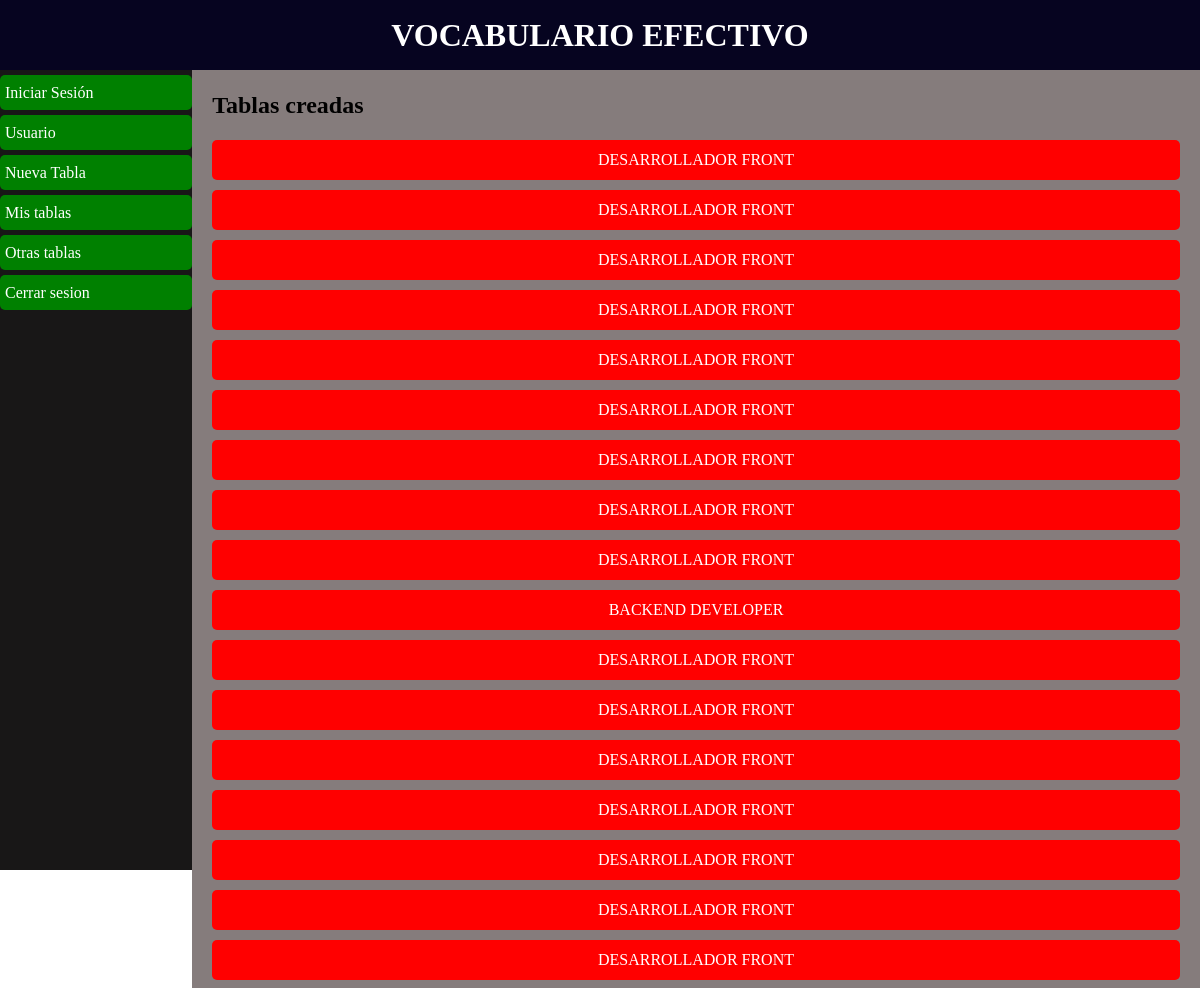
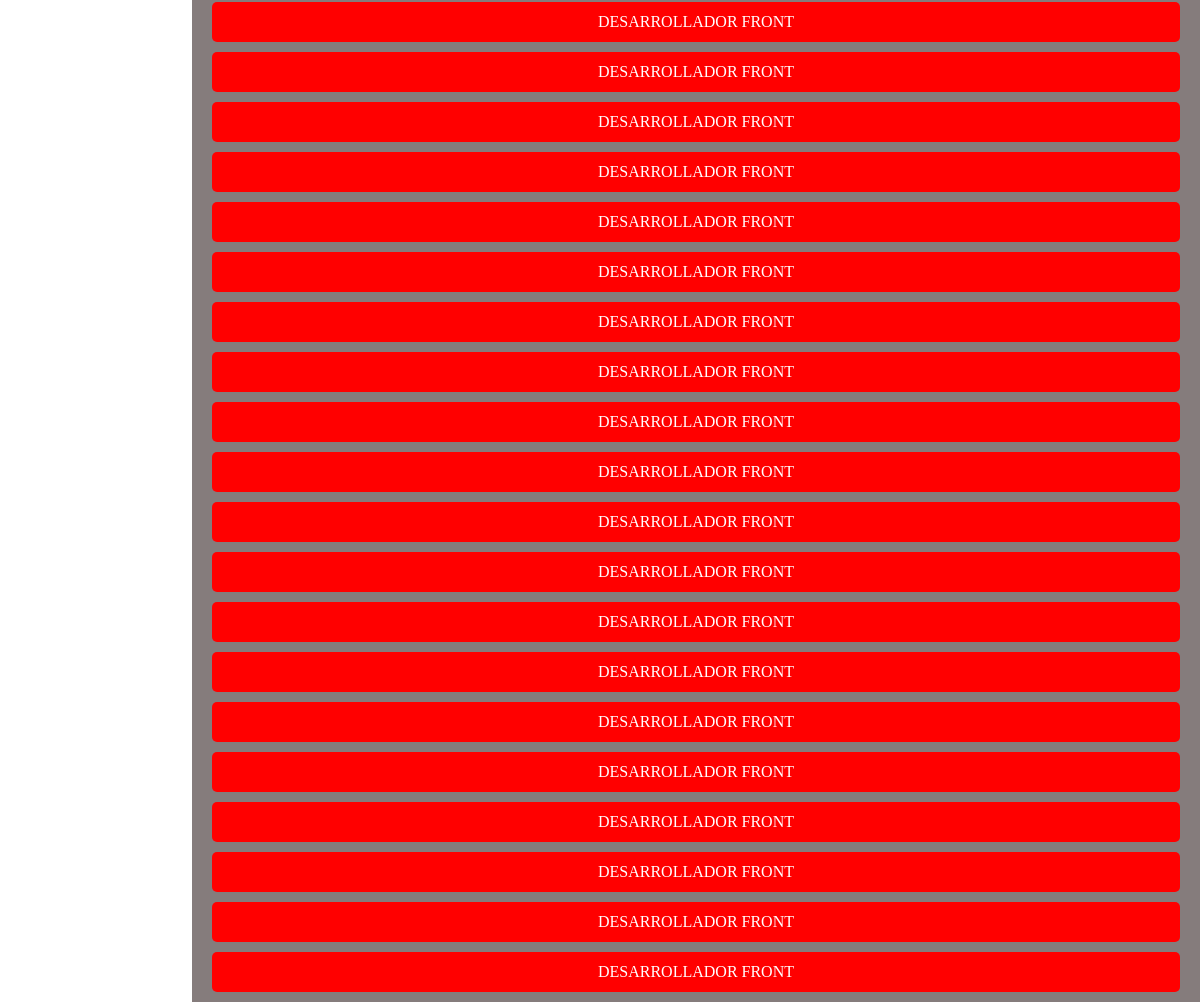
The page /coleccion-tablas/ (signed in) on the database its author committed (2 pictures, top to bottom).
### tables/models.py (models this page shows)
class Table(models.Model) :
    id = models.AutoField(primary_key=True)
    user = models.ForeignKey(User, on_delete = models.CASCADE)
    title = models.CharField(max_length = 255)
    link = models.CharField(max_length = 255, null = True, blank = True)
    pdf_doc = models.FileField(null = True, blank = True, upload_to='pdf')

### tables/views.py (the view)
# urls.py: path('coleccion-tablas/', views.TableCollectionView.as_view(), name = 'table_collection'),
class TableCollectionView(ListView) :
    template_name = 'table_collection/table_collection.html'
    context_object_name = 'tables'
    def get_queryset(self, *args, **kwargs) :
        return Table.objects.filter(user_id = self.request.user.id)

### tables/templates/table_collection/table_collection.html
{% extends 'layouts/layout.html' %}
{% block main_content %}
    <h2>Tablas creadas</h2>
    <ul class="table-collection">
        {% for table in tables %}
            <li><a href="{% url 'word_list' table_id=table.id  title=table.title %}">{{table.title|upper}}</a></li>
        {% endfor %}
    </ul>
{% endblock %}

### mainapp/static/css/styles.css (style rules this page uses)
* { margin: 0; padding: 0; }

### tables/static/css/styles-app-tables.css (style rules this page uses)
ul.table-collection li { height: 40px; line-height: 40px; text-align: center; background-color: red; border-radius: 5px; list-style: none; }
ul.table-collection li { margin-bottom: 10px; }
ul.table-collection li a { color: white; text-decoration: none; }

### rows shown on the page
Table: title "DESARROLLADOR FRONT"
Table: title "DESARROLLADOR FRONT"
Table: title "DESARROLLADOR FRONT"
Table: title "DESARROLLADOR FRONT"
Table: title "DESARROLLADOR FRONT"
Table: title "DESARROLLADOR FRONT"
Table: title "DESARROLLADOR FRONT"
Table: title "DESARROLLADOR FRONT"
Table: title "DESARROLLADOR FRONT"
Table: title "BACKEND DEVELOPER"
Table: title "DESARROLLADOR FRONT"
Table: title "DESARROLLADOR FRONT"
Table: title "DESARROLLADOR FRONT"
Table: title "DESARROLLADOR FRONT"
Table: title "DESARROLLADOR FRONT"
Table: title "DESARROLLADOR FRONT"
Table: title "DESARROLLADOR FRONT"
Table: title "DESARROLLADOR FRONT"
Table: title "DESARROLLADOR FRONT"
Table: title "DESARROLLADOR FRONT"
Table: title "DESARROLLADOR FRONT"
Table: title "DESARROLLADOR FRONT"
Table: title "DESARROLLADOR FRONT"
Table: title "DESARROLLADOR FRONT"
Table: title "DESARROLLADOR FRONT"
Table: title "DESARROLLADOR FRONT"
Table: title "DESARROLLADOR FRONT"
Table: title "DESARROLLADOR FRONT"
Table: title "DESARROLLADOR FRONT"
Table: title "DESARROLLADOR FRONT"
Table: title "DESARROLLADOR FRONT"
Table: title "DESARROLLADOR FRONT"
Table: title "DESARROLLADOR FRONT"
Table: title "DESARROLLADOR FRONT"
Table: title "DESARROLLADOR FRONT"
Table: title "DESARROLLADOR FRONT"
Table: title "DESARROLLADOR FRONT"
